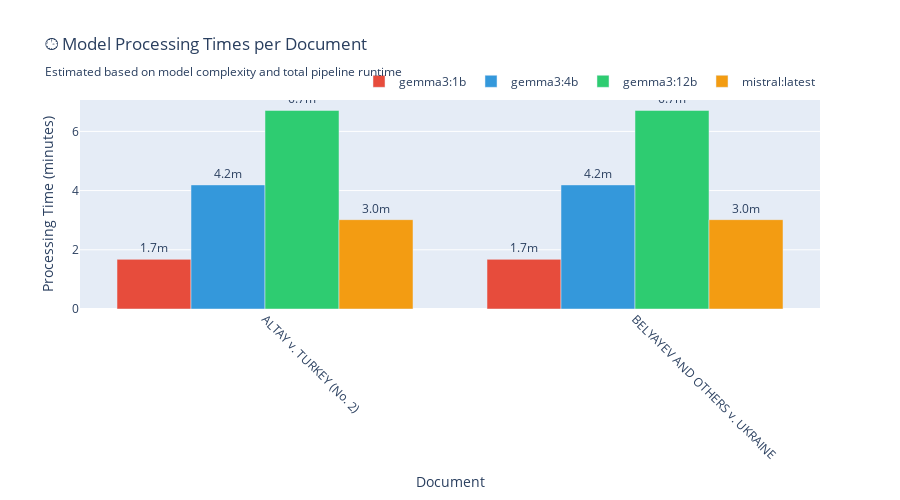

Notebook cell for this chart:
### Code cell
# Grouped Bar Chart: Model Runtimes per Document
print("\n📊 DETAILED MODEL RUNTIMES PER DOCUMENT")
print("=" * 50)

pipeline_folder = "output/pipeline_results_20250804_200916"

if Path(pipeline_folder).exists():
    # Load pipeline data
    main_file = Path(pipeline_folder) / f"{Path(pipeline_folder).name}.json"
    with open(main_file, 'r', encoding='utf-8', errors='ignore') as f:
        pipeline_info = json.load(f)
    
    # Calculate total time and per-document estimates
    start = pd.to_datetime(pipeline_info['start_time'])
    end = pd.to_datetime(pipeline_info['end_time'])
    total_time = (end - start).total_seconds()
    
    # Model speed factors based on parameter counts
    speed_factors = {
        'gemma3:1b': 1.0,      # 1B params - fastest
        'gemma3:4b': 2.5,      # 4B params - medium
        'gemma3:12b': 4.0,     # 12B params - slowest  
        'mistral:latest': 1.8  # ~7B params - medium-fast
    }
    
    models = pipeline_info['models_used']
    documents = ['ALTAY v. TURKEY (No. 2)', 'BELYAYEV AND OTHERS v. UKRAINE']  # From the visible data
    
    # Calculate base processing time per document
    base_time_per_doc = total_time / (len(models) * len(documents))
    
    # Create runtime data for each document-model combination
    runtime_data = []
    for doc in documents:
        for model in models:
            estimated_time = base_time_per_doc * speed_factors.get(model, 2.0)
            runtime_data.append({
                'Document': doc,
                'Model': model,
                'Runtime_Minutes': estimated_time / 60,  # Convert to minutes
                'Runtime_Seconds': estimated_time
            })
    
    runtime_df = pd.DataFrame(runtime_data)
    
    # Create grouped bar chart
    fig = go.Figure()
    
    # Model colors
    model_colors = {
        'gemma3:1b': '#E74C3C',    # Red
        'gemma3:4b': '#3498DB',    # Blue  
        'gemma3:12b': '#2ECC71',   # Green
        'mistral:latest': '#F39C12' # Orange
    }
    
    # Add bars for each model
    for model in models:
        model_data = runtime_df[runtime_df['Model'] == model]
        fig.add_trace(
            go.Bar(
                name=model,
                x=model_data['Document'],
                y=model_data['Runtime_Minutes'],
                marker_color=model_colors.get(model, '#95A5A6'),
                hovertemplate=f'<b>{model}</b><br>Document: %{{x}}<br>Runtime: %{{y:.1f}} min<br>(%{{customdata:.0f}} sec)<extra></extra>',
                customdata=model_data['Runtime_Seconds'],
                text=[f'{time:.1f}m' for time in model_data['Runtime_Minutes']],
                textposition='outside'
            )
        )
    
    # Update layout for grouped bar chart
    fig.update_layout(
        title='🕒 Model Processing Times per Document<br><sub>Estimated based on model complexity and total pipeline runtime</sub>',
        xaxis_title='Document',
        yaxis_title='Processing Time (minutes)',
        barmode='group',  # This creates the grouped bar chart
        height=500,
        showlegend=True,
        legend=dict(
            orientation="h",
            yanchor="bottom",
            y=1.02,
            xanchor="right",
            x=1
        ),
        font=dict(size=12),
        hovermode='x unified'
    )
    
    # Update x-axis to show document names clearly
    fig.update_xaxes(tickangle=45)
    
    # Show the chart
    fig.show()
    
    # Print detailed breakdown
    print(f"\n📋 DETAILED RUNTIME BREAKDOWN:")
    print("-" * 60)
    
    for doc in documents:
        print(f"\n📄 {doc}:")
        doc_data = runtime_df[runtime_df['Document'] == doc].sort_values('Runtime_Minutes')
        
        for _, row in doc_data.iterrows():
            model = row['Model']
            minutes = row['Runtime_Minutes']
            seconds = row['Runtime_Seconds']
            print(f"  • {model:<15}: {minutes:.1f} min ({seconds:.0f} sec)")
        
        # Calculate document statistics
        fastest_model = doc_data.iloc[0]['Model']
        slowest_model = doc_data.iloc[-1]['Model']
        speed_ratio = doc_data.iloc[-1]['Runtime_Minutes'] / doc_data.iloc[0]['Runtime_Minutes']
        
        print(f"    → Fastest: {fastest_model}")
        print(f"    → Slowest: {slowest_model} ({speed_ratio:.1f}x slower)")
    
    # Overall statistics
    print(f"\n🎯 OVERALL STATISTICS:")
    print("-" * 30)
    
    model_avg_times = runtime_df.groupby('Model')['Runtime_Minutes'].mean().sort_values()
    
    print(f"Average processing time per document:")
    for model, avg_time in model_avg_times.items():
        print(f"  • {model:<15}: {avg_time:.1f} min")
    
    fastest_overall = model_avg_times.index[0]
    slowest_overall = model_avg_times.index[-1]
    overall_ratio = model_avg_times.iloc[-1] / model_avg_times.iloc[0]
    
    print(f"\nSpeed comparison:")
    print(f"  • Fastest overall: {fastest_overall} ({model_avg_times[fastest_overall]:.1f} min avg)")
    print(f"  • Slowest overall: {slowest_overall} ({model_avg_times[slowest_overall]:.1f} min avg)")
    print(f"  • Speed difference: {overall_ratio:.1f}x")
    
    # Total time per model across all documents
    print(f"\nTotal processing time per model:")
    total_times = runtime_df.groupby('Model')['Runtime_Minutes'].sum()
    for model, total_time in total_times.sort_values().items():
        print(f"  • {model:<15}: {total_time:.1f} min total")
    
    print(f"\n✅ Grouped bar chart created successfully!")
    
else:
    print("❌ Pipeline folder not found")

### Figure 1 — Plotly figure (JSON) as saved in the notebook; plotly's stock layout.template omitted (floating-point values rounded to 4 significant figures)
{"data": [{"customdata": [100.6, 100.6], "hovertemplate": "<b>gemma3:1b</b><br>Document: %{x}<br>Runtime: %{y:.1f} min<br>(%{customdata:.0f} sec)<extra></extra>", "marker": {"color": "#E74C3C"}, "name": "gemma3:1b", "text": ["1.7m", "1.7m"], "textposition": "outside", "type": "bar", "x": ["ALTAY v. TURKEY (No. 2)", "BELYAYEV AND OTHERS v. UKRAINE"], "y": [1.677, 1.677]}, {"customdata": [251.5, 251.5], "hovertemplate": "<b>gemma3:4b</b><br>Document: %{x}<br>Runtime: %{y:.1f} min<br>(%{customdata:.0f} sec)<extra></extra>", "marker": {"color": "#3498DB"}, "name": "gemma3:4b", "text": ["4.2m", "4.2m"], "textposition": "outside", "type": "bar", "x": ["ALTAY v. TURKEY (No. 2)", "BELYAYEV AND OTHERS v. UKRAINE"], "y": [4.192, 4.192]}, {"customdata": [402.4, 402.4], "hovertemplate": "<b>gemma3:12b</b><br>Document: %{x}<br>Runtime: %{y:.1f} min<br>(%{customdata:.0f} sec)<extra></extra>", "marker": {"color": "#2ECC71"}, "name": "gemma3:12b", "text": ["6.7m", "6.7m"], "textposition": "outside", "type": "bar", "x": ["ALTAY v. TURKEY (No. 2)", "BELYAYEV AND OTHERS v. UKRAINE"], "y": [6.707, 6.707]}, {"customdata": [181.1, 181.1], "hovertemplate": "<b>mistral:latest</b><br>Document: %{x}<br>Runtime: %{y:.1f} min<br>(%{customdata:.0f} sec)<extra></extra>", "marker": {"color": "#F39C12"}, "name": "mistral:latest", "text": ["3.0m", "3.0m"], "textposition": "outside", "type": "bar", "x": ["ALTAY v. TURKEY (No. 2)", "BELYAYEV AND OTHERS v. UKRAINE"], "y": [3.018, 3.018]}], "layout": {"barmode": "group", "font": {"size": 12}, "height": 500, "hovermode": "x unified", "legend": {"orientation": "h", "x": 1, "xanchor": "right", "y": 1.02, "yanchor": "bottom"}, "showlegend": true, "title": {"text": "🕒 Model Processing Times per Document<br><sub>Estimated based on model complexity and total pipeline runtime</sub>"}, "xaxis": {"tickangle": 45, "title": {"text": "Document"}}, "yaxis": {"title": {"text": "Processing Time (minutes)"}}}}
